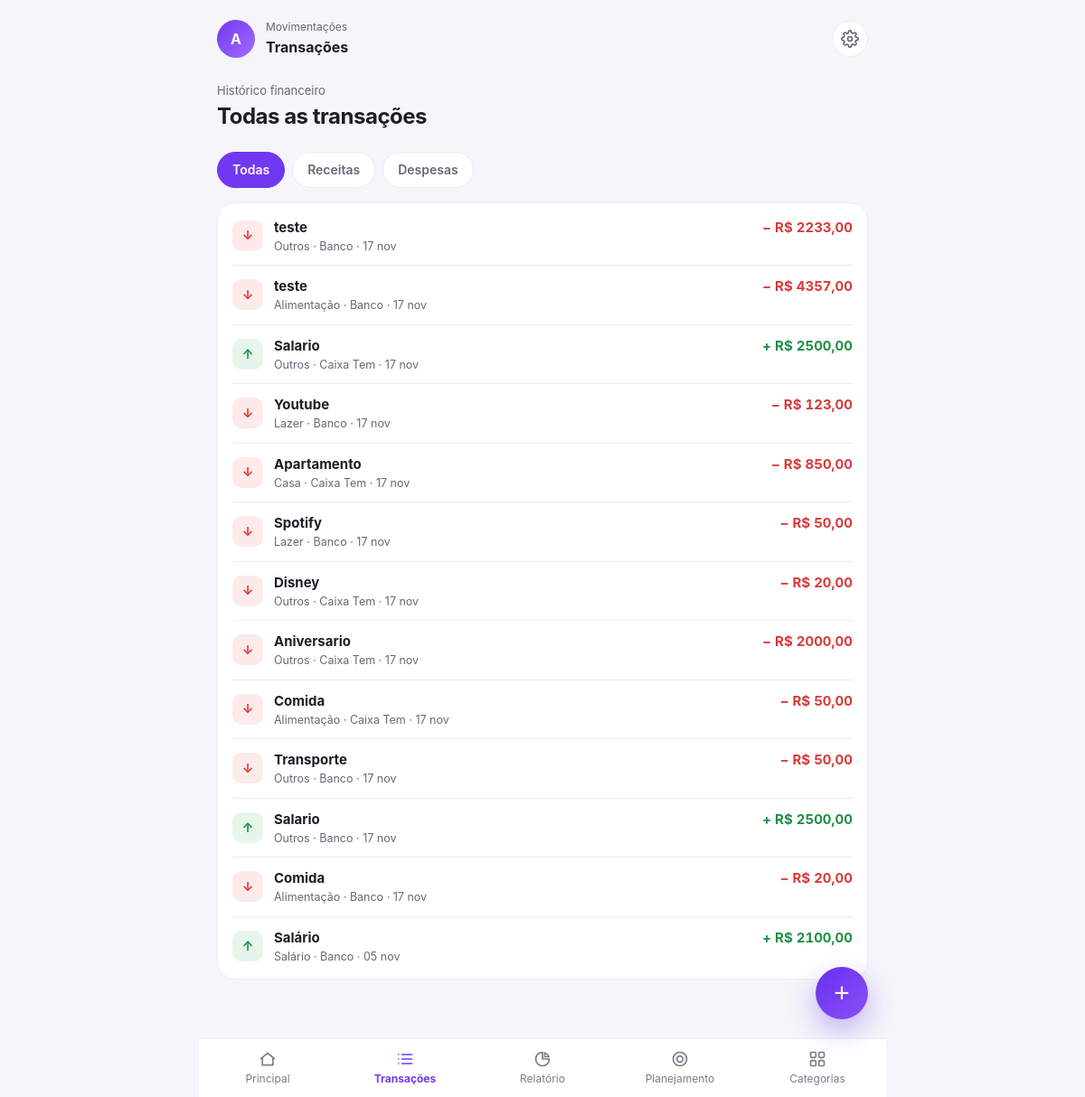
The app's page /transacoes (signed in) with its own data.
### tables this page shows
CREATE TABLE usuarios (
            id INTEGER PRIMARY KEY AUTOINCREMENT,
            nome TEXT NOT NULL,
            email TEXT NOT NULL UNIQUE,
            senha_hash TEXT NOT NULL,
            criado_em TIMESTAMP DEFAULT CURRENT_TIMESTAMP
        );

CREATE TABLE transacoes (
            id INTEGER PRIMARY KEY AUTOINCREMENT,
            usuario_id INTEGER NOT NULL,
            tipo TEXT NOT NULL,
            descricao TEXT NOT NULL,
            valor REAL NOT NULL,
            categoria TEXT NOT NULL,
            conta TEXT DEFAULT 'Carteira',
            data TEXT NOT NULL, origem TEXT, subcategoria TEXT, observacao TEXT,
            FOREIGN KEY (usuario_id)
                REFERENCES usuarios(id)
        );

### app.py (the view)
@app.route("/transacoes")
@login_required
def transacoes():
    tipo = request.args.get("tipo", "")
    lista = sorted(
        buscar_transacoes(session["usuario_id"]),
        key=lambda t: str(t["data"]),
        reverse=True,
    )
    if tipo in ("receita", "despesa"):
        lista = [t for t in lista if t["tipo"] == tipo]
    else:
        tipo = ""
    return render_template("transacoes.html", transacoes=lista, filtro=tipo)

### app.py (called while the page is built)
@app.template_filter("brl")
def brl(valor):
    texto = f"{float(valor or 0):.2f}"
    return texto.replace(",", "X").replace(".", ",").replace("X", ".")

@app.template_filter("data_curta")
def data_curta(texto):
    try:
        d = date.fromisoformat(texto)
        return f"{d.day:02d} {MESES_CURTOS[d.month - 1]}"
    except (TypeError, ValueError):
        return texto

def login_required(func):
    @wraps(func)
    def wrapper(*args, **kwargs):
        if "usuario_id" not in session:
            return redirect(url_for("login"))
        conexao = conectar()
        g.usuario = conexao.execute(
            "SELECT * FROM usuarios WHERE id = ?", (session["usuario_id"],)
        ).fetchone()
        conexao.close()
        if g.usuario is None:
            session.clear()
            return redirect(url_for("login"))
        aplicar_salario(g.usuario["id"])
        return func(*args, **kwargs)
    return wrapper

@app.context_processor
def injetar_usuario():
    usuario = g.get("usuario")
    contas = [c["nome"] for c in listar_contas(usuario["id"])] if usuario else []
    cats = listar_categorias(usuario["id"]) if usuario else []
    return {
        "usuario": usuario,
        "categorias_opcoes": [c["nome"] for c in cats],
        "categorias_arvore": {c["nome"]: [s["nome"] for s in c["subs"]] for c in cats},
        "contas_opcoes": contas,
        "tipos_conta": TIPOS_CONTA,
        "hoje": date.today().isoformat(),
    }

### database/banco.py (called while the page is built, shortened)
def conectar():
    conexao = sqlite3.connect(BANCO)
    conexao.row_factory = sqlite3.Row
    return conexao

def buscar_transacoes(usuario_id):
    conexao = conectar()
    linhas = conexao.execute("""
        SELECT * FROM transacoes WHERE usuario_id = ?
        ORDER BY data DESC, id DESC
    """, (usuario_id,)).fetchall()
    conexao.close()
    return linhas

def aplicar_salario(usuario_id, hoje=None):
    hoje = hoje or date.today()
    conexao = conectar()
    s = conexao.execute(
        "SELECT * FROM salario WHERE usuario_id = ? AND ativo = 1", (usuario_id,)).fetchone()
    if s:
        ultimo_dia = calendar.monthrange(hoje.year, hoje.month)[1]
        dia = min(s["dia"], ultimo_dia)          # dia 31 em mês curto -> último dia
        origem = f"salario:{hoje:%Y-%m}"
        ja_lancado = conexao.execute(
            "SELECT 1 FROM transacoes WHERE usuario_id = ? AND origem = ?",
            (usuario_id, origem)).fetchone()
    conexao.close()

### templates/transacoes.html (shortened to what this page needs)
<!DOCTYPE html>
<html lang="pt-BR">
<head>
    <link rel="stylesheet" href="{{ url_for('static', filename='css/dashboard.css') }}">
</head>
<body>
<div class="app">
{% set topo_sub = 'Movimentações' %}{% set topo_titulo = 'Transações' %}
{% include '_topo.html' %}
<main>
<div class="pagina-header">
    <span>Histórico financeiro</span>
    <h1>Todas as transações</h1>
</div>
<nav class="filtros" aria-label="Filtrar por tipo">
    <a href="{{ url_for('transacoes') }}" class="filtro {{ 'ativo' if not filtro }}">Todas</a>
    <a href="{{ url_for('transacoes', tipo='receita') }}" class="filtro {{ 'ativo' if filtro == 'receita' }}">Receitas</a>
    <a href="{{ url_for('transacoes', tipo='despesa') }}" class="filtro {{ 'ativo' if filtro == 'despesa' }}">Despesas</a>
</nav>
<section class="card lista-compacta">
    {% for t in transacoes %}
        {% set e_receita = t["tipo"] == "receita" %}
        <div class="tx">
            <span class="tx-ic {{ 'receita-bg' if e_receita else 'despesa-bg' }}">{{ "↑" if e_receita else "↓" }}</span>
            <div class="tx-corpo">
                <div class="tx-l1">
                    <strong>{{ t["descricao"] }}</strong>
                    <span class="{{ 'valor-receita' if e_receita else 'valor-despesa' }}">{{ "+" if e_receita else "−" }} R$ {{ t["valor"]|brl }}</span>
                </div>
                <small>{{ t["categoria"] }}{% if t["subcategoria"] %} › {{ t["subcategoria"] }}{% endif %} · {{ t["conta"] }} · {{ t["data"]|data_curta }}</small>
            </div>
        </div>
    {% else %}
        <div class="vazio">
            <strong>Nenhuma transação{{ ' nesse filtro' if filtro }}</strong>
            <span>Toque em + para registrar uma movimentação.</span>
        </div>
    {% endfor %}
</section>
</main>
{% include '_menu.html' %}
{% include '_modal.html' %}
</div>
</body>
</html>

### templates/_topo.html (shortened to what this page needs)
<header class="dashboard-topo">
    <div class="perfil">
        <a href="{{ url_for('mais') }}" class="avatar" aria-label="Configurações">{{ usuario["nome"][0].upper() }}</a>
        <div>
            <span>{{ topo_sub }}</span>
            <strong>{{ topo_titulo }}</strong>
        </div>
    </div>
    <div class="acoes-topo">
        <a href="{{ url_for('mais') }}" class="icone-btn" aria-label="Configurações">
        </a>
    </div>
</header>

### static/css/dashboard.css (style rules this page uses)
* { box-sizing: border-box; margin: 0; padding: 0; }
:root { --roxo: #7138f2; --roxo-escuro: #5224c9; --roxo-claro: #eee8ff; --fundo: #f5f5fa; --branco: #ffffff; --texto: #1d1d27; --cinza: #686876; --borda: #ececf2; --verde: #1f8f45; --vermelho: #d93a3a; --verde-claro: #e6f6ec; --vermelho-claro: #fdeaea; --fonte: "Inter", system-ui, -apple-system, "Segoe UI", Roboto, "Helvetica Neue", Arial, sans-serif; --largura: 760px; }
body { font-family: var(--fonte); background: var(--fundo); color: var(--texto); min-height: 100vh; line-height: 1.4; -webkit-font-smoothing: antialiased; }
.app { width: 100%; max-width: var(--largura); margin: auto; min-height: 100vh; padding-bottom: 110px; }
main { padding: 0 20px; }
.dashboard-topo { display: flex; justify-content: space-between; align-items: center; padding: 22px 20px 12px; }
.perfil { display: flex; align-items: center; gap: 12px; }
.perfil > div:last-child { display: flex; flex-direction: column; gap: 2px; }
.perfil span { font-size: 12px; color: var(--cinza); }
.perfil strong { font-size: 16px; }
.avatar { width: 42px; height: 42px; border-radius: 50%; background: linear-gradient(135deg, #7138f2, #a26cff); color: #fff; font-weight: 700; font-size: 16px; display: flex; align-items: center; justify-content: center; }
.acoes-topo { display: flex; gap: 8px; }
.icone-btn { width: 40px; height: 40px; border-radius: 50%; border: 1px solid var(--borda); background: #fff; color: var(--cinza); display: flex; align-items: center; justify-content: center; text-decoration: none; cursor: pointer; transition: background .15s, color .15s; }
.icone-btn svg, .menu-inferior svg { width: 20px; height: 20px; fill: none; stroke: currentColor; stroke-width: 2; stroke-linecap: round; stroke-linejoin: round; }
.card { background: var(--branco); border: 1px solid var(--borda); border-radius: 20px; padding: 24px; margin-bottom: 20px; }
.receita-bg { background: var(--verde-claro); color: var(--verde); }
.despesa-bg { background: var(--vermelho-claro); color: var(--vermelho); }
.valor-receita, .valor-despesa { font-size: 15px; white-space: nowrap; font-variant-numeric: tabular-nums; }
.valor-receita { color: var(--verde); }
.valor-despesa { color: var(--vermelho); }
.pagina-header { margin: 4px 0 22px; }
.pagina-header span { color: var(--cinza); font-size: 13px; }
.pagina-header h1 { font-size: 24px; margin-top: 2px; letter-spacing: -.02em; }
.filtros { display: flex; gap: 8px; margin-bottom: 16px; overflow-x: auto; }
.filtro { padding: 9px 16px; border-radius: 999px; white-space: nowrap; background: #fff; border: 1px solid var(--borda); color: var(--cinza); font-size: 14px; font-weight: 600; text-decoration: none; transition: background .15s, color .15s; }
.filtro.ativo { background: var(--roxo); border-color: var(--roxo); color: #fff; }
.dashboard-topo + main { padding-top: 8px; }
a.avatar { text-decoration: none; }
.lista-compacta { padding: 4px 16px; }
.linha + .linha, .tx + .tx { border-top: 1px solid var(--borda); }
.tx { display: flex; align-items: center; gap: 12px; padding: 12px 0; }
.tx-ic { width: 34px; height: 34px; flex: none; border-radius: 10px; display: flex; align-items: center; justify-content: center; font-weight: 700; font-size: 14px; }
.tx-corpo { flex: 1; min-width: 0; display: flex; flex-direction: column; gap: 2px; }
.tx-l1 { display: flex; justify-content: space-between; gap: 12px; align-items: baseline; }
.tx-l1 strong { font-size: 15px; overflow: hidden; text-overflow: ellipsis; white-space: nowrap; }
.tx-l1 span { font-size: 15px; font-weight: 700; white-space: nowrap; font-variant-numeric: tabular-nums; }
.tx-corpo small { font-size: 12.5px; color: var(--cinza); overflow: hidden; text-overflow: ellipsis; white-space: nowrap; }

### records on screen
usuarios: nome "A"
transacoes: value "↓", descricao "teste", value "−", valor|brl "2233,00", categoria "Outros", conta "Banco", data|data_curta "17 nov"
transacoes: value "↓", descricao "teste", value "−", valor|brl "4357,00", categoria "Alimentação", conta "Banco", data|data_curta "17 nov"
transacoes: value "↑", descricao "Salario", value "+", valor|brl "2500,00", categoria "Outros", conta "Caixa Tem", data|data_curta "17 nov"
transacoes: value "↓", descricao "Youtube", value "−", valor|brl "123,00", categoria "Lazer", conta "Banco", data|data_curta "17 nov"
transacoes: value "↓", descricao "Apartamento", value "−", valor|brl "850,00", categoria "Casa", conta "Caixa Tem", data|data_curta "17 nov"
transacoes: value "↓", descricao "Spotify", value "−", valor|brl "50,00", categoria "Lazer", conta "Banco", data|data_curta "17 nov"
transacoes: value "↓", descricao "Disney", value "−", valor|brl "20,00", categoria "Outros", conta "Caixa Tem", data|data_curta "17 nov"
transacoes: value "↓", descricao "Aniversario", value "−", valor|brl "2000,00", categoria "Outros", conta "Caixa Tem", data|data_curta "17 nov"
transacoes: value "↓", descricao "Comida", value "−", valor|brl "50,00", categoria "Alimentação", conta "Caixa Tem", data|data_curta "17 nov"
transacoes: value "↓", descricao "Transporte", value "−", valor|brl "50,00", categoria "Outros", conta "Banco", data|data_curta "17 nov"
transacoes: value "↑", descricao "Salario", value "+", valor|brl "2500,00", categoria "Outros", conta "Banco", data|data_curta "17 nov"
transacoes: value "↓", descricao "Comida", value "−", valor|brl "20,00", categoria "Alimentação", conta "Banco", data|data_curta "17 nov"
transacoes: value "↑", descricao "Salário", value "+", valor|brl "2100,00", categoria "Salário", conta "Banco", data|data_curta "05 nov"

### other values on screen
{{ topo_sub }} "Movimentações"
{{ topo_titulo }} "Transações"
